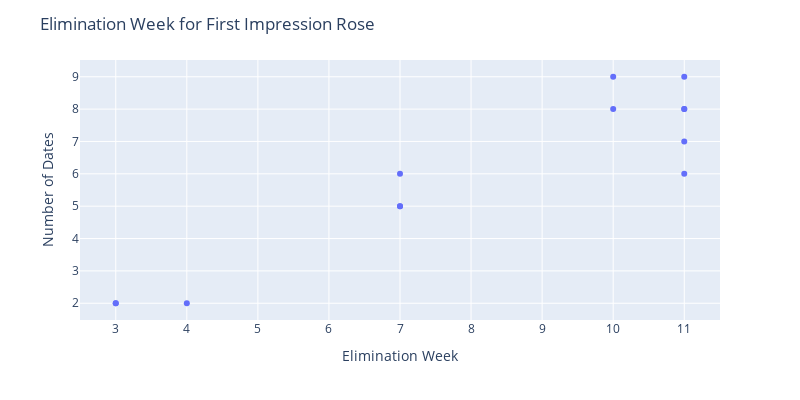

This figure's notebook cell:
### Code cell
fig = px.scatter(bachelorette_r1, x="elim_week", y="total_dates", log_x=False,
                 hover_name="CONTESTANT", width=800, height=400)
fig.update_layout(
    title="Elimination Week for First Impression Rose",
    xaxis_title="Elimination Week",
    yaxis_title="Number of Dates")
fig.update_layout(
    xaxis = dict(
        tickmode = 'linear',
        tick0 = 1,
        dtick = 1))
fig.update_layout(
    yaxis = dict(
        tickmode = 'linear',
        tick0 = 1,
        dtick = 1))
fig.show()

### Figure 1 — Plotly figure (JSON) as saved in the notebook; plotly's stock layout.template omitted (floating-point values rounded to 4 significant figures)
{"data": [{"hoverlabel": {"namelength": 0}, "hovertemplate": "<b>%{hovertext}</b><br><br>elim_week=%{x}<br>total_dates=%{y}", "hovertext": ["13_BRYAN_A", "12_JORDAN_R", "11_SHAWN_B", "10_NICK_V", "09_DREW_K", "08_DOUG_C", "07_RYAN_P", "06_ROBERT_M", "05_DAVID_G", "04_JESSE_C", "04_JEREMY_A", "04_RICHARD_M", "03_KEITH"], "legendgroup": "", "marker": {"color": "#636efa", "symbol": "circle"}, "mode": "markers", "name": "", "showlegend": false, "type": "scatter", "x": ["11", "11", "11", "10", "10", "7", "7", "11", "4", "11", "7", "3", "3"], "xaxis": "x", "y": [8, 9, 6, 8, 9, 5, 5, 8, 2, 7, 6, 2, 2], "yaxis": "y"}], "layout": {"height": 400, "legend": {"tracegroupgap": 0}, "margin": {"t": 60}, "title": {"text": "Elimination Week for First Impression Rose"}, "width": 800, "xaxis": {"anchor": "y", "domain": [0, 1], "dtick": 1, "tick0": 1, "tickmode": "linear", "title": {"text": "Elimination Week"}}, "yaxis": {"anchor": "x", "domain": [0, 1], "dtick": 1, "tick0": 1, "tickmode": "linear", "title": {"text": "Number of Dates"}}}}
